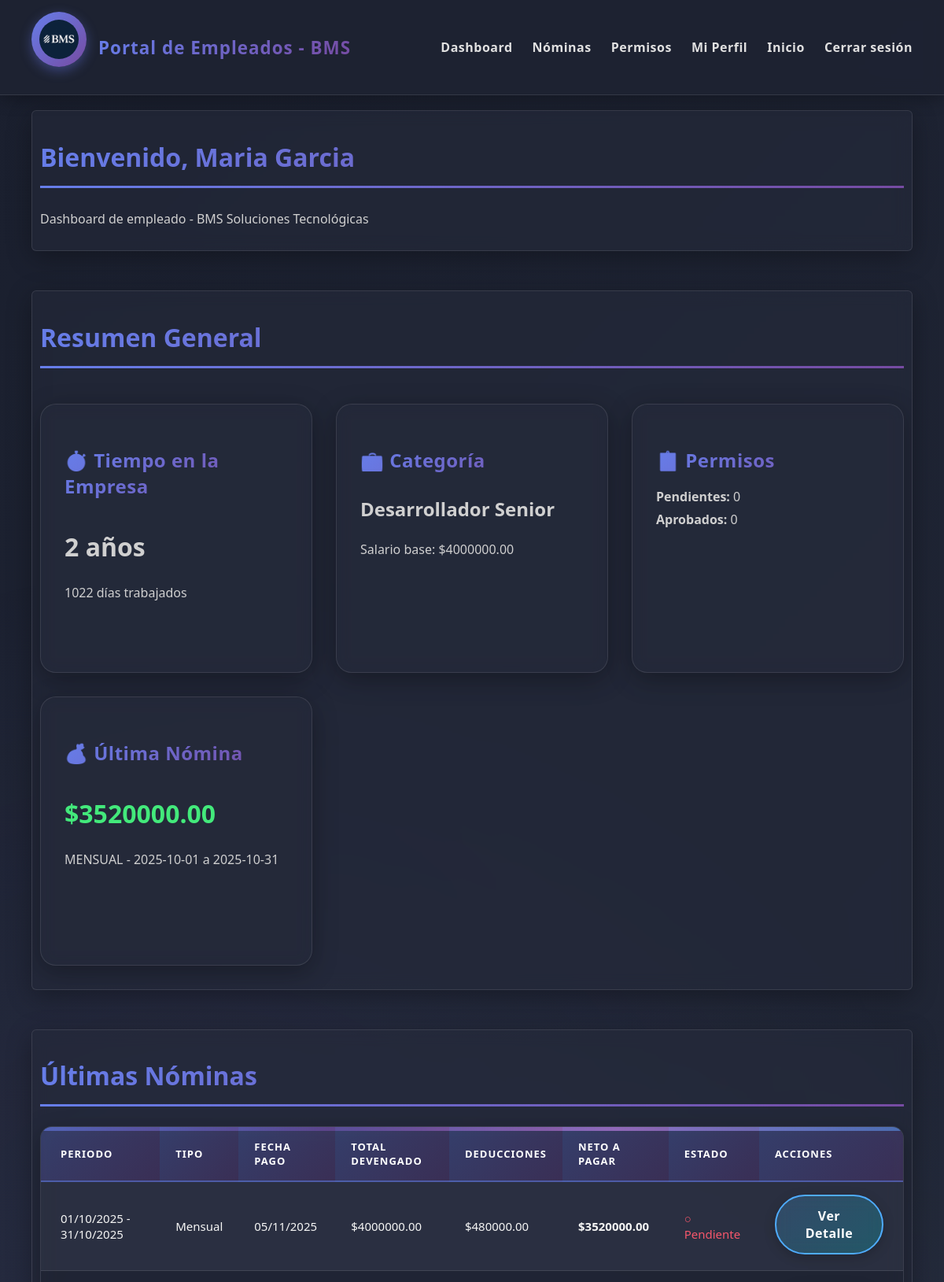
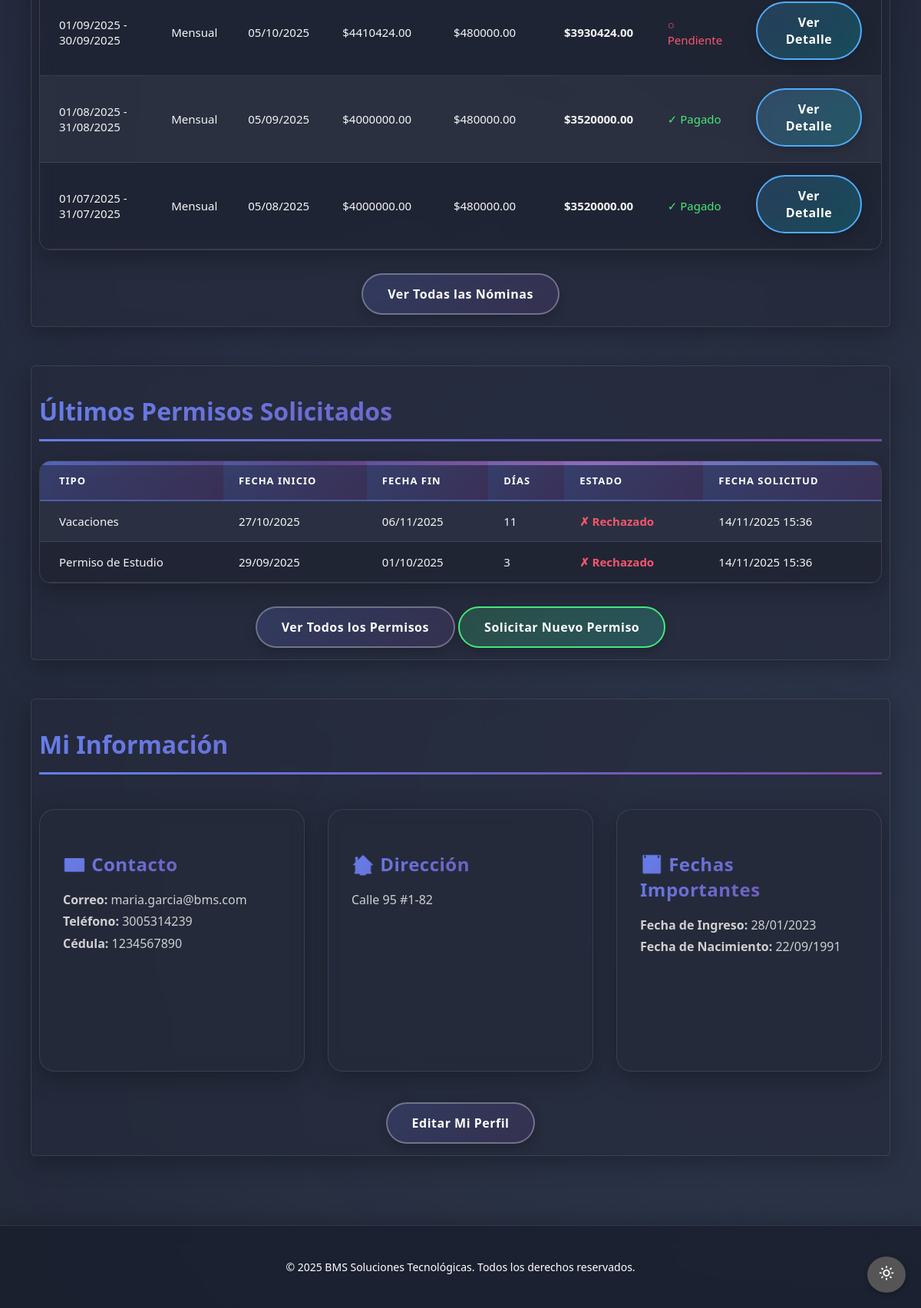
Page /empleados/dashboard/ (signed in) on the committed database (2 pictures, top to bottom).
### core2/models.py (models this page shows, shortened)
class Empleado(models.Model):
    user = models.OneToOneField(User, on_delete=models.CASCADE, related_name='empleado')
    nombre = models.CharField(max_length=100)
    apellido = models.CharField(max_length=100)
    cedula = models.CharField(max_length=20, unique=True)
    correo = models.EmailField(unique=True)
    telefono = models.CharField(max_length=20, blank=True)
    direccion = models.CharField(max_length=200, blank=True)
    fecha_nacimiento = models.DateField(null=True, blank=True)
    fecha_ingreso = models.DateField(default=date.today)
    categoria = models.ForeignKey(Categoria, on_delete=models.SET_NULL, null=True, blank=True)
    activo = models.BooleanField(default=True)
    datos_completados = models.BooleanField(default=False)
    def dias_en_empresa(self):
        if self.fecha_ingreso:
            return (date.today() - self.fecha_ingreso).days
        return 0
    def anos_en_empresa(self):
        return self.dias_en_empresa() // 365

class Nomina(models.Model):
    empleado = models.ForeignKey(Empleado, on_delete=models.CASCADE, related_name='nominas')
    periodo = models.ForeignKey(PeriodoNomina, on_delete=models.CASCADE, related_name='nominas')
    salario_base = models.DecimalField(max_digits=10, decimal_places=2)
    bonificaciones = models.DecimalField(max_digits=10, decimal_places=2, default=0)
    deducciones = models.DecimalField(max_digits=10, decimal_places=2, default=0)
    horas_extra = models.DecimalField(max_digits=5, decimal_places=2, default=0)
    valor_hora_extra = models.DecimalField(max_digits=10, decimal_places=2, default=0)
    total_devengado = models.DecimalField(max_digits=10, decimal_places=2)
    total_deducciones = models.DecimalField(max_digits=10, decimal_places=2)
    neto_pagar = models.DecimalField(max_digits=10, decimal_places=2)
    fecha_generacion = models.DateTimeField(auto_now_add=True)
    pagado = models.BooleanField(default=False)
    class Meta:
        ordering = ['-periodo__fecha_inicio']
        unique_together = ['empleado', 'periodo']

class PeriodoNomina(models.Model):
    TIPO_PERIODO = [
        ('QUINCENAL', 'Quincenal'),
        ('MENSUAL', 'Mensual'),
    ]
    tipo = models.CharField(max_length=20, choices=TIPO_PERIODO, default='QUINCENAL')
    fecha_inicio = models.DateField()
    fecha_fin = models.DateField()
    fecha_pago = models.DateField()
    cerrado = models.BooleanField(default=False)
    class Meta:
        ordering = ['-fecha_inicio']
    def __str__(self):
        return f"{self.tipo} - {self.fecha_inicio} a {self.fecha_fin}"

class Permiso(models.Model):
    ESTADO_CHOICES = [
        ('PENDIENTE', 'Pendiente'),
        ('APROBADO', 'Aprobado'),
        ('RECHAZADO', 'Rechazado'),
    ]
    empleado = models.ForeignKey(Empleado, on_delete=models.CASCADE, related_name='permisos')
    tipo_permiso = models.ForeignKey(TipoPermiso, on_delete=models.CASCADE)
    fecha_inicio = models.DateField()
    fecha_fin = models.DateField()
    motivo = models.TextField()
    estado = models.CharField(max_length=20, choices=ESTADO_CHOICES, default='PENDIENTE')
    fecha_solicitud = models.DateTimeField(auto_now_add=True)
    fecha_respuesta = models.DateTimeField(null=True, blank=True)
    observaciones = models.TextField(blank=True)
    def dias_solicitados(self):
        return (self.fecha_fin - self.fecha_inicio).days + 1

class TipoPermiso(models.Model):
    nombre = models.CharField(max_length=100, unique=True)
    descripcion = models.TextField(blank=True)
    dias_maximos = models.IntegerField(default=0, help_text="0 = ilimitado")
    requiere_aprobacion = models.BooleanField(default=True)

### core1/models.py (models this page shows, shortened)
class Categoria(models.Model):
    id = models.AutoField(primary_key=True)
    nombre = models.CharField(max_length=100, unique=True)
    descripcion = models.TextField(blank=True)
    salario_base = models.DecimalField(max_digits=10, decimal_places=2)

### core2/views.py (the view)
# urls.py: path('dashboard/', views.dashboard_empleado, name='dashboard_empleado'),
@login_required
def dashboard_empleado(request):
    try:
        empleado = request.user.empleado
        if not empleado.datos_completados:
            return redirect('completar_datos')
        permisos_pendientes = empleado.permisos.filter(estado='PENDIENTE').count()
        permisos_aprobados = empleado.permisos.filter(estado='APROBADO').count()
        dias_empresa = empleado.dias_en_empresa()
        anos_empresa = empleado.anos_en_empresa()
        ultimas_nominas = empleado.nominas.all()[:5]
        ultimos_permisos = empleado.permisos.all().order_by('-fecha_solicitud')[:5]
        context = {
            'empleado': empleado,
            'permisos_pendientes': permisos_pendientes,
            'permisos_aprobados': permisos_aprobados,
            'dias_empresa': dias_empresa,
            'anos_empresa': anos_empresa,
            'ultimas_nominas': ultimas_nominas,
            'ultimos_permisos': ultimos_permisos,
        }
        return render(request, 'core2/dashboard.html', context)
    except Empleado.DoesNotExist:
        empleado = Empleado.objects.create(
            user=request.user,
            nombre=request.user.first_name or '',
            apellido=request.user.last_name or '',
            correo=request.user.email or '',
            datos_completados=False
        )
        return redirect('completar_datos')

### core2/templates/core2/dashboard.html (shortened to what this page needs)
{% extends 'core2/base.html' %}
{% load static %}
{% block content %}
<main class="main-content">
    <section class="seccion">
        <h2>Bienvenido, {{ empleado.nombre }} {{ empleado.apellido }}</h2>
        <p>Dashboard de empleado - BMS Soluciones Tecnológicas</p>
    </section>
    <section class="seccion">
        <h2>Resumen General</h2>
        <div class="cards-container">
            <div class="card">
                <h3 class="card-title">⏱️ Tiempo en la Empresa</h3>
                <p class="card-content" style="font-size: 2rem; font-weight: bold;">{{ anos_empresa }} años</p>
                <p class="card-content">{{ dias_empresa }} días trabajados</p>
            </div>
            <div class="card">
                <h3 class="card-title">💼 Categoría</h3>
                <p class="card-content" style="font-size: 1.5rem; font-weight: bold;">
                    {% if empleado.categoria %}
                        {{ empleado.categoria.nombre }}
                    {% else %}
                        No asignada
                    {% endif %}
                </p>
                {% if empleado.categoria %}
                <p class="card-content">Salario base: ${{ empleado.categoria.salario_base|floatformat:2 }}</p>
                {% endif %}
            </div>
            <div class="card">
                <h3 class="card-title">📋 Permisos</h3>
                <p class="card-content">
                    <strong>Pendientes:</strong> {{ permisos_pendientes }}<br>
                    <strong>Aprobados:</strong> {{ permisos_aprobados }}
                </p>
            </div>
            <div class="card">
                <h3 class="card-title">💰 Última Nómina</h3>
                {% if ultimas_nominas %}
                    <p class="card-content" style="font-size: 2rem; font-weight: bold; color: #43e97b;">
                        ${{ ultimas_nominas.0.neto_pagar|floatformat:2 }}
                    </p>
                    <p class="card-content">{{ ultimas_nominas.0.periodo }}</p>
                {% else %}
                    <p class="card-content">No hay nóminas registradas</p>
                {% endif %}
            </div>
        </div>
    </section>
    <section class="seccion">
        <h2>Últimas Nóminas</h2>
        {% if ultimas_nominas %}
        <table class="table table--striped">
            <tbody>
                <tr>
                    <th>Periodo</th>
                    <th>Tipo</th>
                    <th>Fecha Pago</th>
                    <th>Total Devengado</th>
                    <th>Deducciones</th>
                    <th>Neto a Pagar</th>
                    <th>Estado</th>
                    <th>Acciones</th>
                </tr>
                {% for nomina in ultimas_nominas %}
                <tr>
                    <td>{{ nomina.periodo.fecha_inicio|date:"d/m/Y" }} - {{ nomina.periodo.fecha_fin|date:"d/m/Y" }}</td>
                    <td>{{ nomina.periodo.get_tipo_display }}</td>
                    <td>{{ nomina.periodo.fecha_pago|date:"d/m/Y" }}</td>
                    <td>${{ nomina.total_devengado|floatformat:2 }}</td>
                    <td>${{ nomina.total_deducciones|floatformat:2 }}</td>
                    <td><strong>${{ nomina.neto_pagar|floatformat:2 }}</strong></td>
                    <td>
                        {% if nomina.pagado %}
                            <span style="color: #43e97b;">✓ Pagado</span>
                        {% else %}
                            <span style="color: #f5576c;">○ Pendiente</span>
                        {% endif %}
                    </td>
                    <td>
                        <a href="{% url 'detalle_nomina' nomina.id %}" class="button blue">Ver Detalle</a>
                    </td>
                </tr>
                {% endfor %}
            </tbody>
        </table>
        <div style="text-align: center; margin-top: 20px;">
            <a href="{% url 'mis_nominas' %}" class="button">Ver Todas las Nóminas</a>
        </div>
        {% else %}
        <p class="texto-centro">No tienes nóminas registradas aún.</p>
        {% endif %}
    </section>
    <section class="seccion">
        <h2>Últimos Permisos Solicitados</h2>
        {% if ultimos_permisos %}
        <table class="table table--striped">
            <tbody>
                <tr>
                    <th>Tipo</th>
                    <th>Fecha Inicio</th>
                    <th>Fecha Fin</th>
                    <th>Días</th>
                    <th>Estado</th>
                    <th>Fecha Solicitud</th>
                </tr>
                {% for permiso in ultimos_permisos %}
                <tr>
                    <td>{{ permiso.tipo_permiso.nombre }}</td>
                    <td>{{ permiso.fecha_inicio|date:"d/m/Y" }}</td>
                    <td>{{ permiso.fecha_fin|date:"d/m/Y" }}</td>
                    <td>{{ permiso.dias_solicitados }}</td>
                    <td>
                        {% if permiso.estado == 'APROBADO' %}
                            <span style="color: #43e97b; font-weight: bold;">✓ Aprobado</span>
                        {% elif permiso.estado == 'RECHAZADO' %}
                            <span style="color: #f5576c; font-weight: bold;">✗ Rechazado</span>
                        {% else %}
                            <span style="color: #4facfe; font-weight: bold;">○ Pendiente</span>
                        {% endif %}
                    </td>
                    <td>{{ permiso.fecha_solicitud|date:"d/m/Y H:i" }}</td>
                </tr>
                {% endfor %}
            </tbody>
        </table>
        <div style="text-align: center; margin-top: 20px;">
            <a href="{% url 'mis_permisos' %}" class="button">Ver Todos los Permisos</a>
            <a href="{% url 'solicitar_permiso' %}" class="button green">Solicitar Nuevo Permiso</a>
        </div>
        {% else %}
        <p class="texto-centro">No has solicitado permisos aún.</p>
        <div style="text-align: center; margin-top: 20px;">
            <a href="{% url 'solicitar_permiso' %}" class="button green">Solicitar Permiso</a>
        </div>
        {% endif %}
    </section>
    <section class="seccion">
        <h2>Mi Información</h2>
        <div class="cards-container">
            <div class="card">
                <h3 class="card-title">📧 Contacto</h3>
                <p class="card-content">
                    <strong>Correo:</strong> {{ empleado.correo }}<br>
                    <strong>Teléfono:</strong> {{ empleado.telefono|default:"No registrado" }}<br>
                    <strong>Cédula:</strong> {{ empleado.cedula }}
                </p>
            </div>
            <div class="card">
                <h3 class="card-title">🏠 Dirección</h3>
                <p class="card-content">
                    {{ empleado.direccion|default:"No registrada" }}
                </p>
            </div>
            <div class="card">
                <h3 class="card-title">📅 Fechas Importantes</h3>
                <p class="card-content">
                    <strong>Fecha de Ingreso:</strong> {{ empleado.fecha_ingreso|date:"d/m/Y" }}<br>
                    {% if empleado.fecha_nacimiento %}
                    <strong>Fecha de Nacimiento:</strong> {{ empleado.fecha_nacimiento|date:"d/m/Y" }}
                    {% endif %}
                </p>
            </div>
        </div>
        <div style="text-align: center; margin-top: 20px;">
            <a href="{% url 'perfil_empleado' %}" class="button">Editar Mi Perfil</a>
        </div>
    </section>
</main>
{% endblock %}

### rows in the picture
Empleado: nombre "Maria", apellido "Garci­a", categoria.nombre "Desarrollador Senior", categoria.salario_base "4000000.00", correo "maria.garcia@bms.com", telefono "3005314239", cedula "1234567890", direccion "Calle 95 #1-82", fecha_ingreso "28/01/2023", fecha_nacimiento "22/09/1991"
Nomina: neto_pagar "3520000.00", periodo.fecha_fin "MENSUAL - 2025-10-01 a 2025-10-31", periodo.fecha_inicio "01/10/2025", periodo.fecha_fin "31/10/2025", periodo.tipo "Mensual", periodo.fecha_pago "05/11/2025", total_devengado "4000000.00", total_deducciones "480000.00", pagado "○ Pendiente"
Nomina: periodo.fecha_inicio "01/09/2025", periodo.fecha_fin "30/09/2025", periodo.tipo "Mensual", periodo.fecha_pago "05/10/2025", total_devengado "4410424.00", total_deducciones "480000.00", neto_pagar "3930424.00", pagado "○ Pendiente"
Nomina: periodo.fecha_inicio "01/08/2025", periodo.fecha_fin "31/08/2025", periodo.tipo "Mensual", periodo.fecha_pago "05/09/2025", total_devengado "4000000.00", total_deducciones "480000.00", neto_pagar "3520000.00", pagado "✓ Pagado"
Nomina: periodo.fecha_inicio "01/07/2025", periodo.fecha_fin "31/07/2025", periodo.tipo "Mensual", periodo.fecha_pago "05/08/2025", total_devengado "4000000.00", total_deducciones "480000.00", neto_pagar "3520000.00", pagado "✓ Pagado"
Permiso: tipo_permiso.nombre "Vacaciones", fecha_inicio "27/10/2025", fecha_fin "06/11/2025", dias_solicitados "11", estado "✗ Rechazado", fecha_solicitud "14/11/2025 15:36"
Permiso: tipo_permiso.nombre "Permiso de Estudio", fecha_inicio "29/09/2025", fecha_fin "01/10/2025", dias_solicitados "3", estado "✗ Rechazado", fecha_solicitud "14/11/2025 15:36"

### other values in the picture
{{ anos_empresa }} "2"
{{ dias_empresa }} "1022"
{{ permisos_pendientes }} "0"
{{ permisos_aprobados }} "0"
